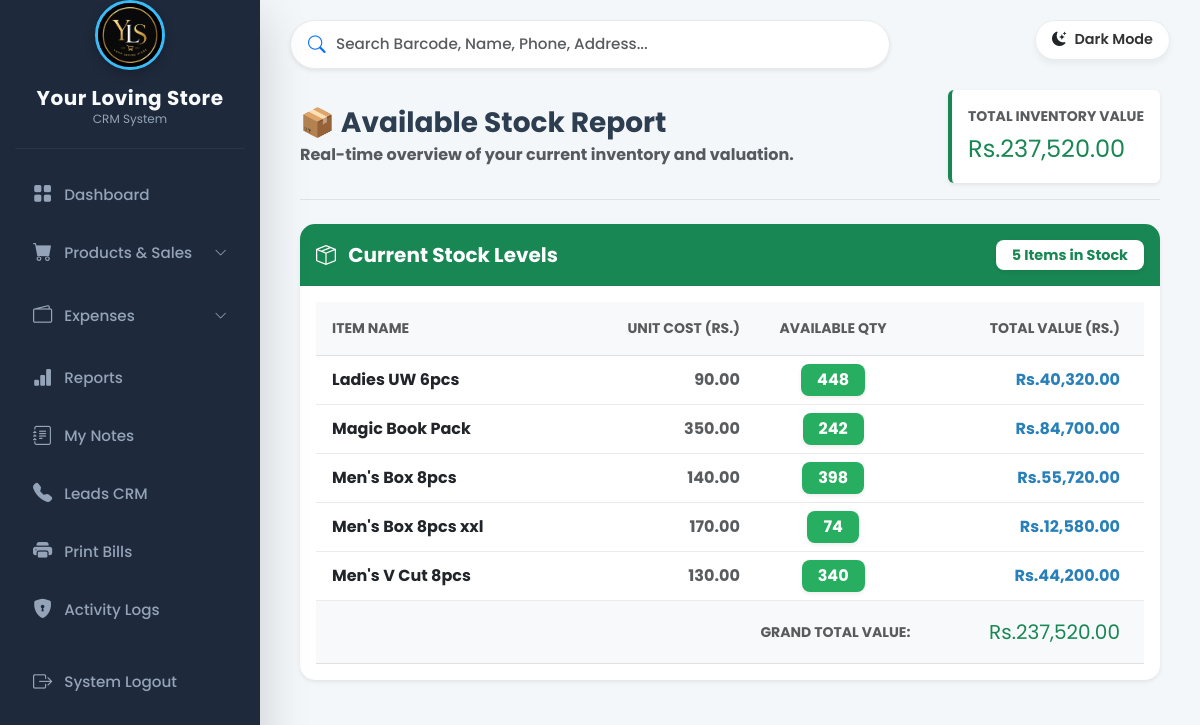
The app's page /reports/stock (signed in) with its own data.
### tables this page shows
CREATE TABLE items (id INTEGER PRIMARY KEY AUTOINCREMENT, item_name TEXT NOT NULL);

CREATE TABLE stock_batches (id INTEGER PRIMARY KEY AUTOINCREMENT, item_id INTEGER, cost_price REAL NOT NULL, qty INTEGER NOT NULL, remaining_qty INTEGER, stock_date DATE NOT NULL, source TEXT DEFAULT 'Manual', FOREIGN KEY(item_id) REFERENCES items(id));

### app.py (the view)
@app.route('/reports/stock')
def reports_stock():
    if 'username' not in session: return redirect(url_for('login'))
    if session.get('role') != 'admin': return "Access Denied!"
    conn = sqlite3.connect('/var/data/database.db')
    cursor = conn.cursor()
    cursor.execute("SELECT id, item_name FROM items ORDER BY item_name ASC")
    items = cursor.fetchall()
    stocks = []  # 🔴 HTML එක බලාපොරොත්තු වෙන 'stocks' කියන නම
    grand_total = 0.0 # 🔴 මුළු වටිනාකම (Grand Total)
    for item in items:
        i_id = item[0]
        i_name = item[1]
        cursor.execute("SELECT SUM(qty) FROM stock_batches WHERE item_id=? AND (source = 'Manual' OR source IS NULL)", (i_id,))
        purchases = cursor.fetchone()[0] or 0
        cursor.execute("SELECT SUM(qty) FROM returns WHERE item_id=?", (i_id,))
        ret = cursor.fetchone()[0] or 0
        cursor.execute("SELECT SUM(qty) FROM sales WHERE item_id=?", (i_id,))
        sales = cursor.fetchone()[0] or 0
        available = (purchases + ret) - sales
        if available > 0:
            cursor.execute("SELECT cost_price FROM stock_batches WHERE item_id=? AND (source = 'Manual' OR source IS NULL) ORDER BY id DESC LIMIT 1", (i_id,))
            cost_row = cursor.fetchone()
            unit_cost = float(cost_row[0]) if cost_row else 0.0
            grand_total += (unit_cost * available)
            stocks.append((i_name, unit_cost, available))
    conn.close()
    return render_template('reports_stock.html', stocks=stocks, grand_total=grand_total)

### app.py (called while the page is built)
@app.before_request
def make_session_permanent():
    session.permanent = True
    session.modified = True

@app.template_filter('format_currency')
def format_currency(value):
    try: return f"Rs.{float(value):,.2f}"
    except: return value

### templates/reports_stock.html (shortened to what this page needs)
{% extends 'base.html' %}
{% block content %}
<div class="d-flex flex-wrap justify-content-between align-items-center mb-4 pb-3 border-bottom">
    <div>
        <h3 class="fw-bolder mb-1" style="color: #2c3e50;">📦 Available Stock Report</h3>
        <p class="text-muted fw-bold mb-0">Real-time overview of your current inventory and valuation.</p>
    </div>
    <div class="mt-3 mt-md-0">
        <div class="p-3 bg-white rounded shadow-sm border-start border-success border-4">
            <span class="small fw-bolder text-muted d-block text-uppercase tracking-wide mb-1">Total Inventory Value</span>
            <span class="fw-black fs-4 text-success">{{ grand_total | format_currency }}</span>
        </div>
    </div>
</div>
<div class="card p-0 shadow-sm border-0 mb-5" style="border-radius: 15px; overflow: hidden; background-color: #ffffff;">
    <div class="bg-success text-white p-3 d-flex justify-content-between align-items-center">
        <h5 class="mb-0 fw-bold"><i class="bi bi-box-seam me-2"></i> Current Stock Levels</h5>
        <span class="badge bg-light text-success fw-bolder px-3 py-2 shadow-sm" style="border-radius: 8px; font-size: 0.9rem;">
            {{ stocks|length }} Items in Stock
        </span>
    </div>
    <div class="table-responsive p-3">
        <table class="table table-hover align-middle mb-0">
            <thead class="table-light">
                <tr>
                    <th class="py-3 px-3 text-muted text-uppercase small fw-bolder">Item Name</th>
                    <th class="py-3 text-end text-muted text-uppercase small fw-bolder">Unit Cost (Rs.)</th>
                    <th class="py-3 text-center text-muted text-uppercase small fw-bolder">Available Qty</th>
                    <th class="py-3 text-end pe-4 text-muted text-uppercase small fw-bolder">Total Value (Rs.)</th>
                </tr>
            </thead>
            <tbody>
                {% for stock in stocks %}
                <tr>
                    <td class="fw-bolder text-dark px-3 fs-6">{{ stock[0] }}</td>
                    <td class="text-end text-muted fw-bold">{{ "%.2f"|format(stock[1]) }}</td>
                    <td class="text-center">
                        <span class="badge shadow-sm px-3 py-2 fs-6" style="background-color: #27ae60; border-radius: 8px;">
                            {{ stock[2] }}
                        </span>
                    </td>
                    <td class="fw-bolder text-end pe-4 fs-6" style="color: #2980b9;">
                        {{ (stock[1] * stock[2]) | format_currency }}
                    </td>
                </tr>
                {% endfor %}
            </tbody>
            {% if stocks %}
            <tfoot class="table-light">
                <tr>
                    <td colspan="3" class="text-end fw-bolder text-muted py-3 text-uppercase small">Grand Total Value:</td>
                    <td class="fw-black fs-5 text-success text-end pe-4 py-3">{{ grand_total | format_currency }}</td>
                </tr>
            </tfoot>
            {% endif %}
        </table>
    </div>
</div>
{% endblock %}

### templates/base.html (style rules this page uses)
:root { --bg-body: #f4f7fa; --sidebar-bg: #1e293b; --sidebar-hover: #334155; --sidebar-text: #94a3b8; --sidebar-text-active: #ffffff; --card-bg: #ffffff; --text-main: #333333; --text-muted: #6c757d; --border-color: #e9ecef; --shadow-sm: 0 4px 6px rgba(0,0,0,0.05); }
body { background-color: var(--bg-body); color: var(--text-main); font-family: 'Poppins', sans-serif; transition: background-color 0.3s ease, color 0.3s ease; overflow-x: hidden; overscroll-behavior-y: none; }
.table-responsive { overflow-x: auto; -webkit-overflow-scrolling: touch; scrollbar-width: thin; }
.card, .modal-content { background-color: var(--card-bg); border-color: var(--border-color); color: var(--text-main); }
.bg-white, .bg-light { background-color: var(--card-bg) !important; }
.table { --bs-table-bg: var(--card-bg); --bs-table-color: var(--text-main); --bs-table-border-color: var(--border-color); --bs-table-hover-bg: var(--sidebar-hover); }

### records on screen
items: item_name "Ladies UW 6pcs"
stock_batches: cost_price "90.00", (stock[1]*stock[2])|format_currency "Rs.40,320.00"
items: item_name "Magic Book Pack"
stock_batches: cost_price "350.00", (stock[1]*stock[2])|format_currency "Rs.84,700.00"
items: item_name "Men's Box 8pcs"
stock_batches: cost_price "140.00", (stock[1]*stock[2])|format_currency "Rs.55,720.00"
items: item_name "Men's Box 8pcs xxl"
stock_batches: cost_price "170.00", (stock[1]*stock[2])|format_currency "Rs.12,580.00"
items: item_name "Men's V Cut 8pcs"
stock_batches: cost_price "130.00", (stock[1]*stock[2])|format_currency "Rs.44,200.00"

### other values on screen
{{ grand_total | format_currency }} "Rs.237,520.00"
{{ stocks|length }} "5"
{{ stock[2] }} "448" "242" "398" "74" "340"
